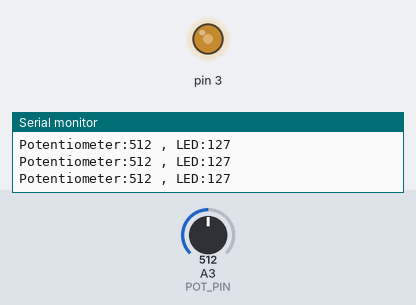
A sketch run on a simulated Arduino Uno, built with avr-gcc and run on an emulated ATmega328P. Shown: output pins drawn as LEDs (lit = HIGH), the last lines printed to the serial monitor. The test bench sets the inputs (shaded band); at power-on: A3 (POT_PIN) = 512.

Above: at 1.2 s.
1.3 s: A3 (POT_PIN) set to 419
At 1.8 s:
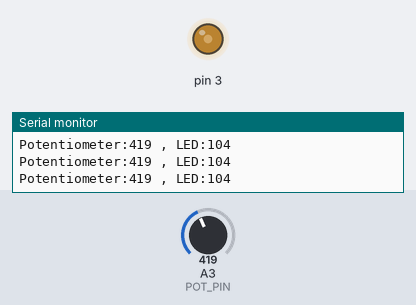
4.3 s: A3 (POT_PIN) set to 391
At 4.7 s:
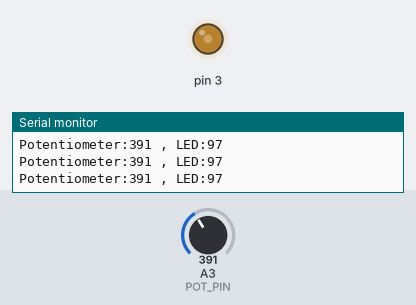
5.8 s: A3 (POT_PIN) set to 1023
At 6.5 s:
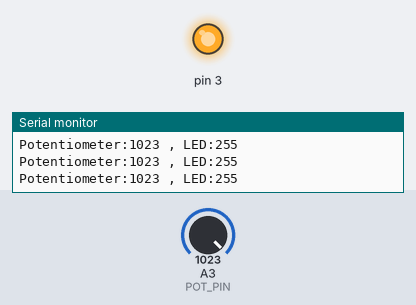
7.3 s: A3 (POT_PIN) set to 1010
At 8.7 s:
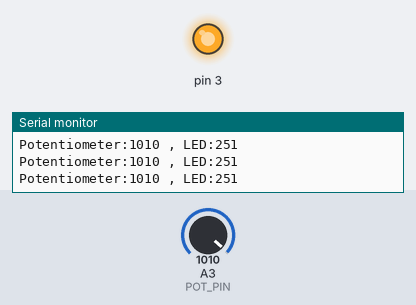
10.3 s: A3 (POT_PIN) set to 987
At 10.8 s:
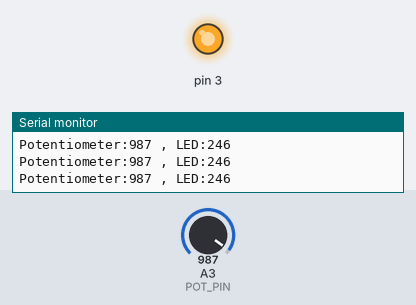
11.8 s: A3 (POT_PIN) set to 511
At 12.2 s:
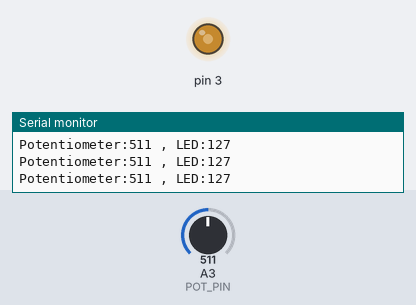
Timing chart, 0 to 14.3 s (numbered marks = the images above; inputs shaded):
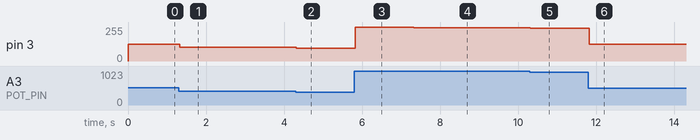

The sketch:

Ex_1.ino
```cpp
#define POT_PIN A3

void setup(){
  Serial.begin(9600);
}

void loop(){
  int value = analogRead(POT_PIN);
  int led = map(value, 0, 1023, 0, 255);
  analogWrite (3, led);
  Serial.print("Potentiometer:");
  Serial.print(value);
  Serial.print(" , LED:");
  Serial.println(led);
}
```

Measured:
- after the input at 1.3 s, pin 3: 127/255 → 104/255 at once
- after the input at 4.3 s, pin 3: 104/255 → 97/255 at once
- after the input at 5.8 s, pin 3: 97/255 → 255/255 at once
- after the input at 7.3 s, pin 3: 255/255 → 251/255 at once
- after the input at 10.3 s, pin 3: 251/255 → 246/255 at once
- after the input at 11.8 s, pin 3: 246/255 → 127/255 at once
